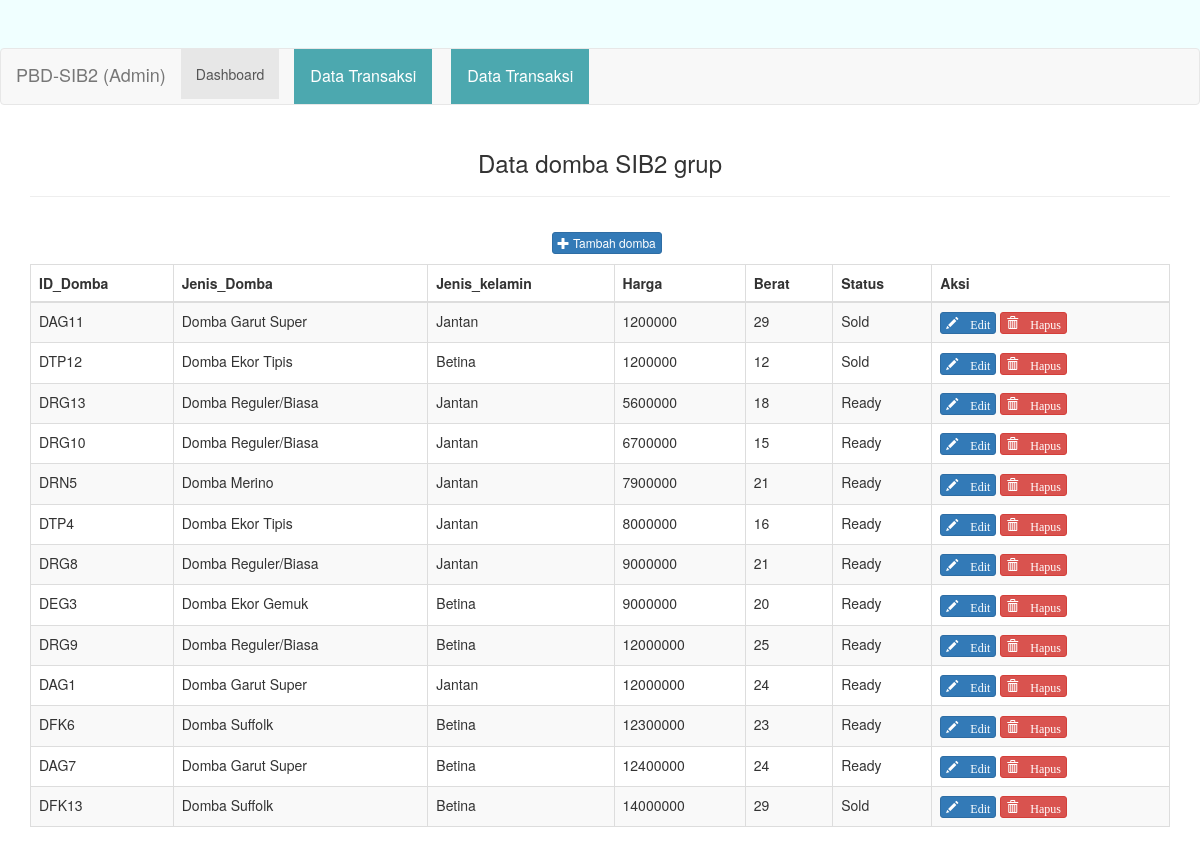
Screenshot of /domba.php with the database file from the repository.
### tables this page shows
CREATE TABLE `domba` (
  `ID_DOMBA` char(5) NOT NULL,
  `ID_JENIS` char(5) NOT NULL,
  `JENIS_KELAMIN` tinyint(1) NOT NULL,
  `HARGA` decimal(12,0) NOT NULL,
  `BERAT` decimal(5,0) NOT NULL,
  `STATUS_DOMBA` char(1) NOT NULL
);

CREATE TABLE `jenis_domba` (
  `ID_JENIS` char(5) NOT NULL,
  `JENIS_DOMBA` varchar(20) NOT NULL
);

### domba.php (the view, shortened to what this page needs)
<?php
require_once 'config/database.php';
$query = "SELECT A.ID_DOMBA,B.JENIS_DOMBA,A.JENIS_KELAMIN,A.HARGA,A.BERAT,A.STATUS_DOMBA
 FROM domba A join jenis_domba B
 ON A.ID_JENIS=B.ID_JENIS
 ORDER BY harga ASC LIMIT 0, 99";
$sql = mysqli_query($db, $query);
?>
<!DOCTYPE html>
<html>
	<head>
		<link rel="stylesheet" type="text/css" href="asset/css/bootstrap.min.css">
	</head>
	<body>
	<div class="jumbotron text-center" style="background:azure; height: 100px;">
	<nav class="navbar navbar-default">
  <div class="container-fluid">
    <div class="navbar-header">
      <a class="navbar-brand" href="#">PBD-SIB2 (Admin)</a>
    </div>
    <div class="collapse navbar-collapse" id="bs-example-navbar-collapse-1">
      <ul class="nav navbar-nav">
        <li class="active"><a href="./">Dashboard<span class="sr-only">(current)</span></a></li>
		<div class="dropdown">
		<button class="dropbtn" style="margin-left:15px">Data Transaksi</button>
		</div>
		<div class="dropdown">
		<button class="dropbtn" style="margin-left:15px">Data Transaksi</button>
		</div>
      </ul>
    </div>
  </div>
</nav>
	</div>
		<div class="container">
			<div class="row">
				<div class="col-xs-12 col-sm-12 col-md-12">
					<div class="text-center">
						<h3>Data domba SIB2 grup</h3><hr>
						<p style="padding:10pt 0pt 0pt 10pt;">
							<a href="pages/tambah_domba.php" class="btn btn-xs btn-primary"><span class="glyphicon glyphicon-plus"></span> Tambah domba</a>
						</p>
					</div>
					<div class="table-responsive">
						<table class="table table-striped table-bordered">
							<thead>
								<tr>
									<th>ID_Domba</th>
									<th>Jenis_Domba</th>
									<th>Jenis_kelamin</th>
									<th>Harga</th>
									<th>Berat</th>
									<th>Status</th>
									<th>Aksi</th>
								</tr>
							</thead>
							<tbody>
							<?php foreach ($sql as $member) : ?>
								<tr>
									<td><?php echo $member['ID_DOMBA']; ?></td>
									<td><?php echo $member['JENIS_DOMBA']; ?></td>
									<td><?php $member['JENIS_KELAMIN'];
									if($member['JENIS_KELAMIN']==1){
										echo "Betina";
									}
									else {
										echo "Jantan";
									}
									?></td>
									<td><?php echo $member['HARGA']; ?></td>
									<td><?php echo $member['BERAT']; ?></td>
									<td><?php $member['STATUS_DOMBA'];
									if($member['STATUS_DOMBA']==1){
										echo "Sold";
									}
									else {
										echo "Ready";
									}
									?></td>
									<td>
										<a href="pages/edit_domba.php?id=<?php echo $member['ID_DOMBA']; ?>
										" class="btn btn-xs btn-primary"><span class="glyphicon glyphicon-pencil"> Edit</span></a>
										<a href="process/hapus_domba_proses.php?id=<?php echo $member['ID_DOMBA']; ?>
										" class="btn btn-xs btn-danger"><span class="glyphicon glyphicon-trash"> Hapus</span></a>
									</td>
								</tr>
							<?php endforeach; ?>
							</tbody>
						</table>
					</div>
				</div>
			</div>
		</div>
	</body>
</html>

### domba.php (style rules this page uses)
.dropbtn { background-color: #4ca8af; color: white; padding: 16px; font-size: 16px; border: none; cursor: pointer; }
.dropdown { position: relative; display: inline-block; }

### rows the page displays
domba: ID_DOMBA "DAG11", ID_JENIS.JENIS_DOMBA "Domba Garut Super", JENIS_KELAMIN "Jantan", HARGA "1200000", BERAT "29", STATUS_DOMBA "Sold"
domba: ID_DOMBA "DTP12", ID_JENIS.JENIS_DOMBA "Domba Ekor Tipis", JENIS_KELAMIN "Betina", HARGA "1200000", BERAT "12", STATUS_DOMBA "Sold"
domba: ID_DOMBA "DRG13", ID_JENIS.JENIS_DOMBA "Domba Reguler/Biasa", JENIS_KELAMIN "Jantan", HARGA "5600000", BERAT "18", STATUS_DOMBA "Ready"
domba: ID_DOMBA "DRG10", ID_JENIS.JENIS_DOMBA "Domba Reguler/Biasa", JENIS_KELAMIN "Jantan", HARGA "6700000", BERAT "15", STATUS_DOMBA "Ready"
domba: ID_DOMBA "DRN5", ID_JENIS.JENIS_DOMBA "Domba Merino", JENIS_KELAMIN "Jantan", HARGA "7900000", BERAT "21", STATUS_DOMBA "Ready"
domba: ID_DOMBA "DTP4", ID_JENIS.JENIS_DOMBA "Domba Ekor Tipis", JENIS_KELAMIN "Jantan", HARGA "8000000", BERAT "16", STATUS_DOMBA "Ready"
domba: ID_DOMBA "DRG8", ID_JENIS.JENIS_DOMBA "Domba Reguler/Biasa", JENIS_KELAMIN "Jantan", HARGA "9000000", BERAT "21", STATUS_DOMBA "Ready"
domba: ID_DOMBA "DEG3", ID_JENIS.JENIS_DOMBA "Domba Ekor Gemuk", JENIS_KELAMIN "Betina", HARGA "9000000", BERAT "20", STATUS_DOMBA "Ready"
domba: ID_DOMBA "DRG9", ID_JENIS.JENIS_DOMBA "Domba Reguler/Biasa", JENIS_KELAMIN "Betina", HARGA "12000000", BERAT "25", STATUS_DOMBA "Ready"
domba: ID_DOMBA "DAG1", ID_JENIS.JENIS_DOMBA "Domba Garut Super", JENIS_KELAMIN "Jantan", HARGA "12000000", BERAT "24", STATUS_DOMBA "Ready"
domba: ID_DOMBA "DFK6", ID_JENIS.JENIS_DOMBA "Domba Suffolk", JENIS_KELAMIN "Betina", HARGA "12300000", BERAT "23", STATUS_DOMBA "Ready"
domba: ID_DOMBA "DAG7", ID_JENIS.JENIS_DOMBA "Domba Garut Super", JENIS_KELAMIN "Betina", HARGA "12400000", BERAT "24", STATUS_DOMBA "Ready"
domba: ID_DOMBA "DFK13", ID_JENIS.JENIS_DOMBA "Domba Suffolk", JENIS_KELAMIN "Betina", HARGA "14000000", BERAT "29", STATUS_DOMBA "Sold"
